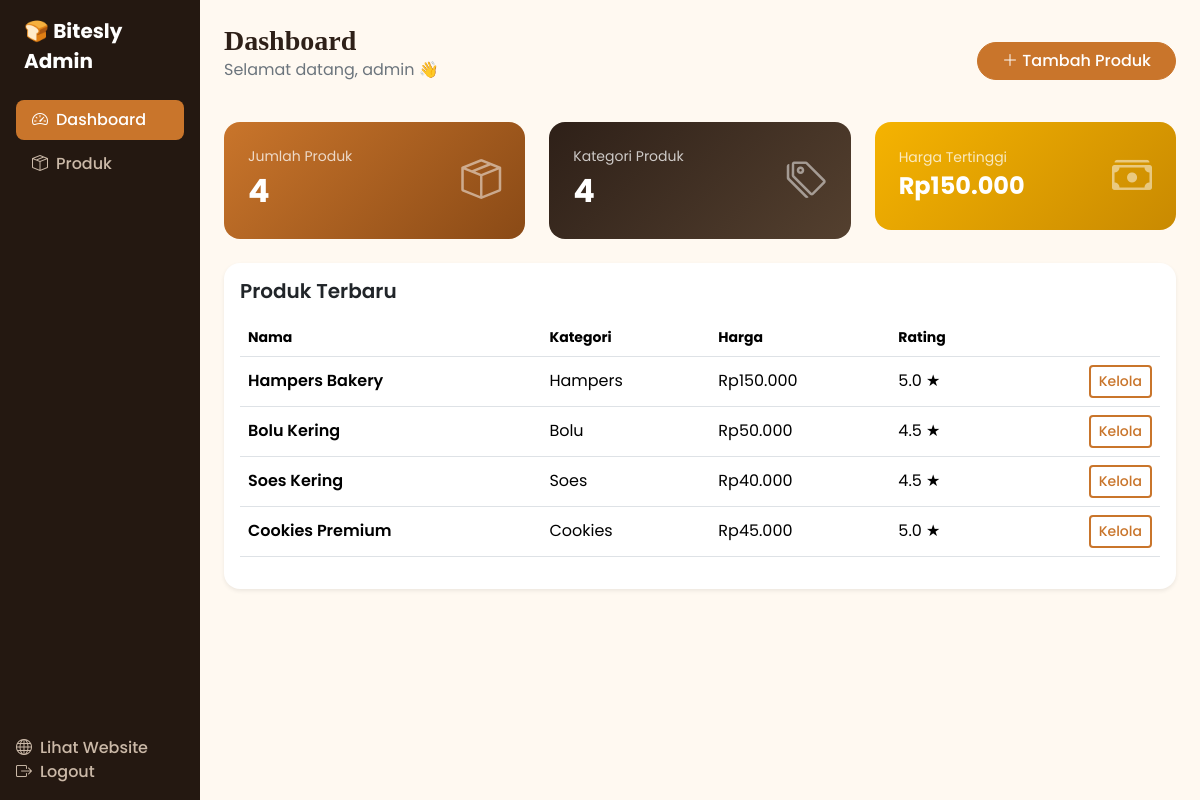
Screenshot of /admin/dashboard.php (signed in) with the database file from the repository.
### tables this page shows
CREATE TABLE IF NOT EXISTS produk (
  id INT AUTO_INCREMENT PRIMARY KEY,
  nama VARCHAR(100) NOT NULL,
  kategori VARCHAR(50) NOT NULL,
  harga INT NOT NULL,
  deskripsi TEXT,
  komposisi TEXT,
  berat VARCHAR(50) DEFAULT NULL,
  gambar VARCHAR(255) DEFAULT 'default.jpg',
  rating DECIMAL(2,1) DEFAULT 5.0,
  created_at TIMESTAMP DEFAULT CURRENT_TIMESTAMP
);

### admin/dashboard.php (the view, shortened to what this page needs)
<?php
require_once '../includes/db.php';
$totalProduk = mysqli_fetch_assoc(mysqli_query($koneksi, "SELECT COUNT(*) as total FROM produk"))['total'];
$totalKategori = mysqli_fetch_assoc(mysqli_query($koneksi, "SELECT COUNT(DISTINCT kategori) as total FROM produk"))['total'];
$hargaTertinggi = mysqli_fetch_assoc(mysqli_query($koneksi, "SELECT MAX(harga) as harga FROM produk"))['harga'];
$produkTerbaru = mysqli_query($koneksi, "SELECT * FROM produk ORDER BY id DESC LIMIT 5");
?>
<!DOCTYPE html>
<html lang="id">
<head>
    <link href="https://cdn.jsdelivr.net/npm/bootstrap@5.3.3/dist/css/bootstrap.min.css" rel="stylesheet">
    <link rel="stylesheet" href="https://cdn.jsdelivr.net/npm/bootstrap-icons@1.11.3/font/bootstrap-icons.css">
    <link rel="stylesheet" href="../assets/css/style.css">
</head>
<body>
<div class="container-fluid">
  <div class="row">
    <?php include 'sidebar.php'; ?>
    <div class="col-lg-10 py-4 px-4">
      <div class="d-flex justify-content-between align-items-center mb-4">
        <div>
          <h3 class="fw-bold mb-0">Dashboard</h3>
          <p class="text-secondary">Selamat datang, <?= htmlspecialchars($_SESSION['admin_username']) ?> 👋</p>
        </div>
        <a href="tambah_produk.php" class="btn btn-brand rounded-pill px-4"><i class="bi bi-plus-lg"></i> Tambah Produk</a>
      </div>
      <div class="row g-4 mb-4">
        <div class="col-md-4">
          <div class="card stat-card p-4" style="background:linear-gradient(135deg,#C9752B,#8A4A16);">
            <div class="d-flex justify-content-between align-items-center">
              <div>
                <div class="small opacity-75">Jumlah Produk</div>
                <div class="fs-2 fw-bold"><?= $totalProduk ?></div>
              </div>
              <i class="bi bi-box-seam fs-1 opacity-50"></i>
            </div>
          </div>
        </div>
        <div class="col-md-4">
          <div class="card stat-card p-4" style="background:linear-gradient(135deg,#2E2018,#54402f);">
            <div class="d-flex justify-content-between align-items-center">
              <div>
                <div class="small opacity-75">Kategori Produk</div>
                <div class="fs-2 fw-bold"><?= $totalKategori ?></div>
              </div>
              <i class="bi bi-tags fs-1 opacity-50"></i>
            </div>
          </div>
        </div>
        <div class="col-md-4">
          <div class="card stat-card p-4" style="background:linear-gradient(135deg,#f5b301,#c98a01);">
            <div class="d-flex justify-content-between align-items-center">
              <div>
                <div class="small opacity-75">Harga Tertinggi</div>
                <div class="fs-4 fw-bold">Rp<?= number_format($hargaTertinggi,0,',','.') ?></div>
              </div>
              <i class="bi bi-cash-stack fs-1 opacity-50"></i>
            </div>
          </div>
        </div>
      </div>
      <div class="card border-0 shadow-sm rounded-4">
        <div class="card-body">
          <h5 class="fw-semibold mb-3">Produk Terbaru</h5>
          <div class="table-responsive">
            <table class="table align-middle">
              <thead>
                <tr class="text-secondary small">
                  <th>Nama</th><th>Kategori</th><th>Harga</th><th>Rating</th><th></th>
                </tr>
              </thead>
              <tbody>
                <?php while ($p = mysqli_fetch_assoc($produkTerbaru)): ?>
                <tr>
                  <td class="fw-semibold"><?= htmlspecialchars($p['nama']) ?></td>
                  <td><?= htmlspecialchars($p['kategori']) ?></td>
                  <td>Rp<?= number_format($p['harga'],0,',','.') ?></td>
                  <td><?= $p['rating'] ?> ★</td>
                  <td class="text-end"><a href="produk.php" class="btn btn-sm btn-outline-brand">Kelola</a></td>
                </tr>
                <?php endwhile; ?>
              </tbody>
            </table>
          </div>
        </div>
      </div>
    </div>
  </div>
</div>
</body>
</html>

### assets/css/style.css (style rules this page uses)
:root { --brand: #C9752B; --brand-dark: #8A4A16; --brand-light: #FDF3E7; --cream: #FFF9F1; --ink: #2E2018; }
body { font-family: 'Poppins', sans-serif; color: var(--ink); background-color: var(--cream); }
h1, h2, h3, .font-serif { font-family: 'Playfair Display', serif; }
.btn-brand { background-color: var(--brand); border-color: var(--brand); color: #fff; font-weight: 500; transition: all .2s ease; }
.btn-outline-brand { border: 2px solid var(--brand); color: var(--brand); font-weight: 500; }
.stat-card { border-radius: 16px; border: none; color: #fff; }

### rows the page displays
produk: nama "Hampers Bakery", kategori "Hampers", harga "150.000", rating "5.0"
produk: nama "Bolu Kering", kategori "Bolu", harga "50.000", rating "4.5"
produk: nama "Soes Kering", kategori "Soes", harga "40.000", rating "4.5"
produk: nama "Cookies Premium", kategori "Cookies", harga "45.000", rating "5.0"

### other values shown
$_SESSION['admin_username'] "admin"
$totalProduk "4"
$totalKategori "4"
$hargaTertinggi "150.000"
